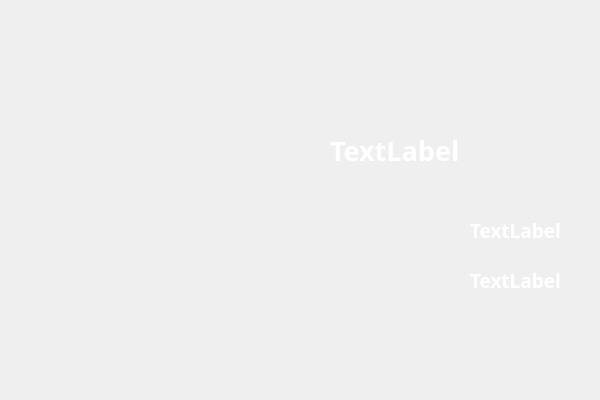
<?xml version="1.0" encoding="UTF-8"?>
<ui version="4.0">
 <class>VGanador</class>
 <widget class="QDialog" name="VGanador">
  <property name="geometry">
   <rect>
    <x>0</x>
    <y>0</y>
    <width>600</width>
    <height>400</height>
   </rect>
  </property>
  <property name="windowTitle">
   <string>Drácula</string>
  </property>
  <property name="windowIcon">
   <iconset resource="resources.qrc">
    <normaloff>:/Resources/Recursos/icono.ico</normaloff>:/Resources/Recursos/icono.ico</iconset>
  </property>
  <widget class="QLabel" name="fondo">
   <property name="geometry">
    <rect>
     <x>0</x>
     <y>0</y>
     <width>601</width>
     <height>401</height>
    </rect>
   </property>
   <property name="text">
    <string/>
   </property>
   <property name="pixmap">
    <pixmap resource="resources.qrc">:/Resources/Recursos/ganador2.png</pixmap>
   </property>
   <property name="scaledContents">
    <bool>true</bool>
   </property>
  </widget>
  <widget class="QLabel" name="lGanador">
   <property name="geometry">
    <rect>
     <x>330</x>
     <y>130</y>
     <width>201</width>
     <height>41</height>
    </rect>
   </property>
   <property name="palette">
    <palette>
     <active>
      <colorrole role="WindowText">
       <brush brushstyle="SolidPattern">
        <color alpha="255">
         <red>255</red>
         <green>255</green>
         <blue>255</blue>
        </color>
       </brush>
      </colorrole>
     </active>
     <inactive>
      <colorrole role="WindowText">
       <brush brushstyle="SolidPattern">
        <color alpha="255">
         <red>255</red>
         <green>255</green>
         <blue>255</blue>
        </color>
       </brush>
      </colorrole>
     </inactive>
     <disabled>
      <colorrole role="WindowText">
       <brush brushstyle="SolidPattern">
        <color alpha="255">
         <red>120</red>
         <green>120</green>
         <blue>120</blue>
        </color>
       </brush>
      </colorrole>
     </disabled>
    </palette>
   </property>
   <property name="font">
    <font>
     <family>Bradley Hand ITC</family>
     <pointsize>20</pointsize>
     <weight>75</weight>
     <bold>true</bold>
    </font>
   </property>
   <property name="text">
    <string>TextLabel</string>
   </property>
  </widget>
  <widget class="QLabel" name="lPuntaje1">
   <property name="geometry">
    <rect>
     <x>470</x>
     <y>210</y>
     <width>201</width>
     <height>41</height>
    </rect>
   </property>
   <property name="palette">
    <palette>
     <active>
      <colorrole role="WindowText">
       <brush brushstyle="SolidPattern">
        <color alpha="255">
         <red>255</red>
         <green>255</green>
         <blue>255</blue>
        </color>
       </brush>
      </colorrole>
     </active>
     <inactive>
      <colorrole role="WindowText">
       <brush brushstyle="SolidPattern">
        <color alpha="255">
         <red>255</red>
         <green>255</green>
         <blue>255</blue>
        </color>
       </brush>
      </colorrole>
     </inactive>
     <disabled>
      <colorrole role="WindowText">
       <brush brushstyle="SolidPattern">
        <color alpha="255">
         <red>120</red>
         <green>120</green>
         <blue>120</blue>
        </color>
       </brush>
      </colorrole>
     </disabled>
    </palette>
   </property>
   <property name="font">
    <font>
     <family>Bradley Hand ITC</family>
     <pointsize>14</pointsize>
     <weight>75</weight>
     <bold>true</bold>
    </font>
   </property>
   <property name="text">
    <string>TextLabel</string>
   </property>
  </widget>
  <widget class="QLabel" name="lPuntaje2">
   <property name="geometry">
    <rect>
     <x>470</x>
     <y>260</y>
     <width>201</width>
     <height>41</height>
    </rect>
   </property>
   <property name="palette">
    <palette>
     <active>
      <colorrole role="WindowText">
       <brush brushstyle="SolidPattern">
        <color alpha="255">
         <red>255</red>
         <green>255</green>
         <blue>255</blue>
        </color>
       </brush>
      </colorrole>
     </active>
     <inactive>
      <colorrole role="WindowText">
       <brush brushstyle="SolidPattern">
        <color alpha="255">
         <red>255</red>
         <green>255</green>
         <blue>255</blue>
        </color>
       </brush>
      </colorrole>
     </inactive>
     <disabled>
      <colorrole role="WindowText">
       <brush brushstyle="SolidPattern">
        <color alpha="255">
         <red>120</red>
         <green>120</green>
         <blue>120</blue>
        </color>
       </brush>
      </colorrole>
     </disabled>
    </palette>
   </property>
   <property name="font">
    <font>
     <family>Bradley Hand ITC</family>
     <pointsize>14</pointsize>
     <weight>75</weight>
     <bold>true</bold>
    </font>
   </property>
   <property name="text">
    <string>TextLabel</string>
   </property>
  </widget>
  <widget class="QPushButton" name="bVolver">
   <property name="geometry">
    <rect>
     <x>234</x>
     <y>344</y>
     <width>111</width>
     <height>23</height>
    </rect>
   </property>
   <property name="text">
    <string/>
   </property>
   <property name="flat">
    <bool>true</bool>
   </property>
  </widget>
  <widget class="QPushButton" name="bSalir">
   <property name="geometry">
    <rect>
     <x>410</x>
     <y>345</y>
     <width>111</width>
     <height>23</height>
    </rect>
   </property>
   <property name="text">
    <string/>
   </property>
   <property name="flat">
    <bool>true</bool>
   </property>
  </widget>
 </widget>
 <resources>
  <include location="resources.qrc"/>
 </resources>
 <connections/>
</ui>
